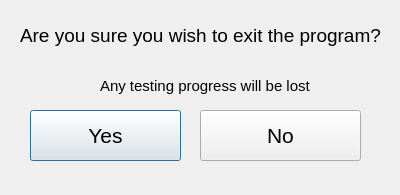
<?xml version="1.0" encoding="UTF-8"?>
<ui version="4.0">
 <class>Dialog_exit</class>
 <widget class="QDialog" name="Dialog_exit">
  <property name="geometry">
   <rect>
    <x>0</x>
    <y>0</y>
    <width>400</width>
    <height>195</height>
   </rect>
  </property>
  <property name="windowTitle">
   <string>EXIT</string>
  </property>
  <widget class="QPushButton" name="yes_btn">
   <property name="geometry">
    <rect>
     <x>30</x>
     <y>110</y>
     <width>151</width>
     <height>51</height>
    </rect>
   </property>
   <property name="font">
    <font>
     <pointsize>16</pointsize>
    </font>
   </property>
   <property name="text">
    <string>Yes</string>
   </property>
  </widget>
  <widget class="QPushButton" name="no_btn">
   <property name="geometry">
    <rect>
     <x>200</x>
     <y>110</y>
     <width>161</width>
     <height>51</height>
    </rect>
   </property>
   <property name="font">
    <font>
     <pointsize>16</pointsize>
    </font>
   </property>
   <property name="text">
    <string>No</string>
   </property>
  </widget>
  <widget class="QLabel" name="exit_label">
   <property name="geometry">
    <rect>
     <x>20</x>
     <y>10</y>
     <width>371</width>
     <height>51</height>
    </rect>
   </property>
   <property name="font">
    <font>
     <pointsize>14</pointsize>
    </font>
   </property>
   <property name="text">
    <string>Are you sure you wish to exit the program?</string>
   </property>
  </widget>
  <widget class="QLabel" name="info_label">
   <property name="geometry">
    <rect>
     <x>100</x>
     <y>70</y>
     <width>211</width>
     <height>31</height>
    </rect>
   </property>
   <property name="font">
    <font>
     <pointsize>11</pointsize>
    </font>
   </property>
   <property name="text">
    <string>Any testing progress will be lost!</string>
   </property>
  </widget>
 </widget>
 <resources/>
 <connections/>
</ui>
